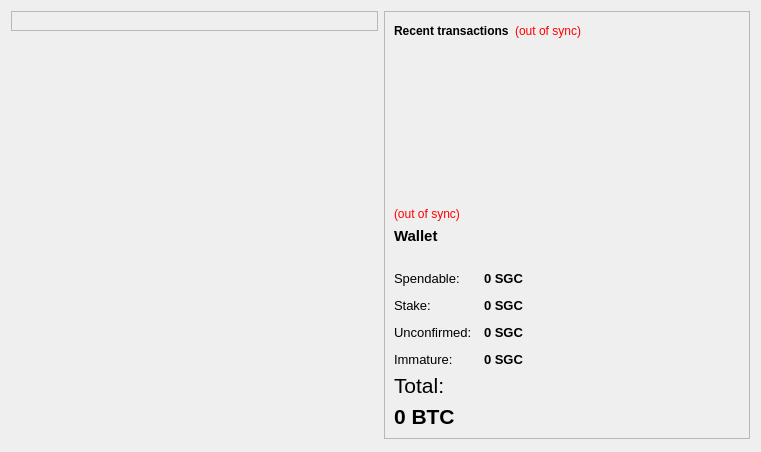
<?xml version="1.0" encoding="UTF-8"?>
<ui version="4.0">
 <class>OverviewPage</class>
 <widget class="QWidget" name="OverviewPage">
  <property name="geometry">
   <rect>
    <x>0</x>
    <y>0</y>
    <width>761</width>
    <height>452</height>
   </rect>
  </property>
  <property name="windowTitle">
   <string>Form</string>
  </property>
  <layout class="QHBoxLayout" name="horizontalLayout" stretch="1,1">
   <item>
    <layout class="QVBoxLayout" name="verticalLayout_2">
     <item>
      <widget class="QFrame" name="frame">
       <property name="frameShape">
        <enum>QFrame::StyledPanel</enum>
       </property>
       <property name="frameShadow">
        <enum>QFrame::Raised</enum>
       </property>
       <layout class="QVBoxLayout" name="verticalLayout_4">
        <item>
         <layout class="QHBoxLayout" name="horizontalLayout_4"/>
        </item>
       </layout>
      </widget>
     </item>
     <item>
      <spacer name="verticalSpacer">
       <property name="orientation">
        <enum>Qt::Vertical</enum>
       </property>
       <property name="sizeHint" stdset="0">
        <size>
         <width>20</width>
         <height>40</height>
        </size>
       </property>
      </spacer>
     </item>
    </layout>
   </item>
   <item>
    <layout class="QVBoxLayout" name="verticalLayout_3">
     <item>
      <widget class="QFrame" name="frame_2">
       <property name="frameShape">
        <enum>QFrame::StyledPanel</enum>
       </property>
       <property name="frameShadow">
        <enum>QFrame::Raised</enum>
       </property>
       <layout class="QVBoxLayout" name="verticalLayout">
        <item>
         <layout class="QHBoxLayout" name="horizontalLayout_2">
          <item>
           <widget class="QLabel" name="label_4">
            <property name="text">
             <string>&lt;b&gt;Recent transactions&lt;/b&gt;</string>
            </property>
           </widget>
          </item>
          <item>
           <widget class="QLabel" name="labelTransactionsStatus">
            <property name="toolTip">
             <string>The displayed information may be out of date. Your wallet automatically synchronizes with the sgccoin network after a connection is established, but this process has not completed yet.</string>
            </property>
            <property name="styleSheet">
             <string notr="true">QLabel { color: red; }</string>
            </property>
            <property name="text">
             <string notr="true">(out of sync)</string>
            </property>
            <property name="alignment">
             <set>Qt::AlignRight|Qt::AlignTrailing|Qt::AlignVCenter</set>
            </property>
           </widget>
          </item>
          <item>
           <spacer name="horizontalSpacer">
            <property name="orientation">
             <enum>Qt::Horizontal</enum>
            </property>
            <property name="sizeHint" stdset="0">
             <size>
              <width>40</width>
              <height>20</height>
             </size>
            </property>
           </spacer>
          </item>
         </layout>
        </item>
        <item>
         <widget class="QListView" name="listTransactions">
          <property name="styleSheet">
           <string notr="true">QListView { background: transparent; }</string>
          </property>
          <property name="frameShape">
           <enum>QFrame::NoFrame</enum>
          </property>
          <property name="verticalScrollBarPolicy">
           <enum>Qt::ScrollBarAlwaysOff</enum>
          </property>
          <property name="horizontalScrollBarPolicy">
           <enum>Qt::ScrollBarAlwaysOff</enum>
          </property>
          <property name="selectionMode">
           <enum>QAbstractItemView::NoSelection</enum>
          </property>
         </widget>
        </item>
        <item>
         <widget class="QLabel" name="labelWalletStatus">
          <property name="toolTip">
           <string>The displayed information may be out of date. Your wallet automatically synchronizes with the sgccoin network after a connection is established, but this process has not completed yet.</string>
          </property>
          <property name="styleSheet">
           <string notr="true">QLabel { color: red; }</string>
          </property>
          <property name="text">
           <string notr="true">(out of sync)</string>
          </property>
          <property name="alignment">
           <set>Qt::AlignLeading|Qt::AlignLeft|Qt::AlignVCenter</set>
          </property>
         </widget>
        </item>
        <item>
         <widget class="QLabel" name="label_5">
          <property name="font">
           <font>
            <pointsize>11</pointsize>
            <weight>75</weight>
            <bold>true</bold>
           </font>
          </property>
          <property name="text">
           <string>Wallet</string>
          </property>
         </widget>
        </item>
        <item>
         <spacer name="horizontalSpacer_2">
          <property name="orientation">
           <enum>Qt::Horizontal</enum>
          </property>
          <property name="sizeHint" stdset="0">
           <size>
            <width>40</width>
            <height>20</height>
           </size>
          </property>
         </spacer>
        </item>
        <item>
         <layout class="QFormLayout" name="formLayout_2">
          <property name="fieldGrowthPolicy">
           <enum>QFormLayout::AllNonFixedFieldsGrow</enum>
          </property>
          <property name="horizontalSpacing">
           <number>12</number>
          </property>
          <property name="verticalSpacing">
           <number>12</number>
          </property>
          <item row="0" column="0">
           <widget class="QLabel" name="label">
            <property name="font">
             <font>
              <pointsize>10</pointsize>
             </font>
            </property>
            <property name="text">
             <string>Spendable:</string>
            </property>
           </widget>
          </item>
          <item row="0" column="1">
           <widget class="QLabel" name="labelBalance">
            <property name="font">
             <font>
              <pointsize>10</pointsize>
              <weight>75</weight>
              <bold>true</bold>
             </font>
            </property>
            <property name="cursor">
             <cursorShape>IBeamCursor</cursorShape>
            </property>
            <property name="toolTip">
             <string>Your current spendable balance</string>
            </property>
            <property name="text">
             <string notr="true">0 SGC</string>
            </property>
            <property name="textInteractionFlags">
             <set>Qt::LinksAccessibleByMouse|Qt::TextSelectableByKeyboard|Qt::TextSelectableByMouse</set>
            </property>
           </widget>
          </item>
          <item row="1" column="0">
           <widget class="QLabel" name="label_6">
            <property name="font">
             <font>
              <pointsize>10</pointsize>
             </font>
            </property>
            <property name="text">
             <string>Stake:</string>
            </property>
           </widget>
          </item>
          <item row="1" column="1">
           <widget class="QLabel" name="labelStake">
            <property name="font">
             <font>
              <pointsize>10</pointsize>
              <weight>75</weight>
              <bold>true</bold>
             </font>
            </property>
            <property name="cursor">
             <cursorShape>IBeamCursor</cursorShape>
            </property>
            <property name="toolTip">
             <string>Total of coins that was staked, and do not yet count toward the current balance</string>
            </property>
            <property name="text">
             <string notr="true">0 SGC</string>
            </property>
            <property name="textInteractionFlags">
             <set>Qt::LinksAccessibleByMouse|Qt::TextSelectableByKeyboard|Qt::TextSelectableByMouse</set>
            </property>
           </widget>
          </item>
          <item row="2" column="0">
           <widget class="QLabel" name="label_3">
            <property name="font">
             <font>
              <pointsize>10</pointsize>
             </font>
            </property>
            <property name="text">
             <string>Unconfirmed:</string>
            </property>
           </widget>
          </item>
          <item row="2" column="1">
           <widget class="QLabel" name="labelUnconfirmed">
            <property name="font">
             <font>
              <pointsize>10</pointsize>
              <weight>75</weight>
              <bold>true</bold>
             </font>
            </property>
            <property name="cursor">
             <cursorShape>IBeamCursor</cursorShape>
            </property>
            <property name="toolTip">
             <string>Total of transactions that have yet to be confirmed, and do not yet count toward the current balance</string>
            </property>
            <property name="text">
             <string notr="true">0 SGC</string>
            </property>
            <property name="textInteractionFlags">
             <set>Qt::LinksAccessibleByMouse|Qt::TextSelectableByKeyboard|Qt::TextSelectableByMouse</set>
            </property>
           </widget>
          </item>
          <item row="3" column="0">
           <widget class="QLabel" name="labelImmatureText">
            <property name="font">
             <font>
              <pointsize>10</pointsize>
             </font>
            </property>
            <property name="text">
             <string>Immature:</string>
            </property>
           </widget>
          </item>
          <item row="3" column="1">
           <widget class="QLabel" name="labelImmature">
            <property name="font">
             <font>
              <pointsize>10</pointsize>
              <weight>75</weight>
              <bold>true</bold>
             </font>
            </property>
            <property name="toolTip">
             <string>Mined balance that has not yet matured</string>
            </property>
            <property name="text">
             <string notr="true">0 SGC</string>
            </property>
            <property name="textInteractionFlags">
             <set>Qt::LinksAccessibleByMouse|Qt::TextSelectableByKeyboard|Qt::TextSelectableByMouse</set>
            </property>
           </widget>
          </item>
         </layout>
        </item>
        <item>
         <widget class="QLabel" name="labelTotalText">
          <property name="font">
           <font>
            <family>Arial</family>
            <pointsize>16</pointsize>
           </font>
          </property>
          <property name="text">
           <string>Total:</string>
          </property>
         </widget>
        </item>
        <item>
         <widget class="QLabel" name="labelTotal">
          <property name="font">
           <font>
            <family>Arial</family>
            <pointsize>16</pointsize>
            <weight>75</weight>
            <bold>true</bold>
           </font>
          </property>
          <property name="cursor">
           <cursorShape>IBeamCursor</cursorShape>
          </property>
          <property name="toolTip">
           <string>Your current total balance</string>
          </property>
          <property name="text">
           <string notr="true">0 BTC</string>
          </property>
          <property name="textInteractionFlags">
           <set>Qt::LinksAccessibleByMouse|Qt::TextSelectableByKeyboard|Qt::TextSelectableByMouse</set>
          </property>
         </widget>
        </item>
       </layout>
      </widget>
     </item>
     <item>
      <spacer name="verticalSpacer_2">
       <property name="orientation">
        <enum>Qt::Vertical</enum>
       </property>
       <property name="sizeHint" stdset="0">
        <size>
         <width>20</width>
         <height>40</height>
        </size>
       </property>
      </spacer>
     </item>
    </layout>
   </item>
  </layout>
 </widget>
 <resources/>
 <connections/>
</ui>
